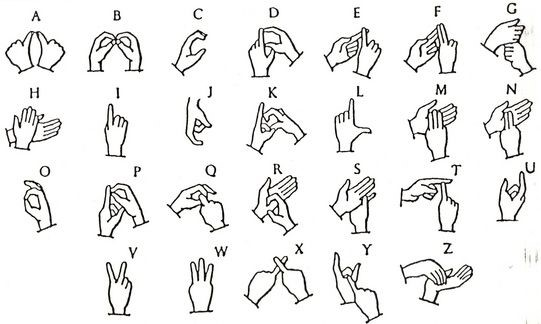
#> input picture Pictures/Signs.jpg, 541 x 324 px; its folder holds only this picture in this run
$ python -i image_processing.py   (imports and definitions only)
#> lines starting #> are read from the running program, lines starting #| are printed output that depends on the picture; after the words box and inside, x2 and y2 are one past the last pixel; in counts of white or black regions, pixels touching at a corner belong together
import numpy as np
import cv2
import os
import csv

minValue = 70


def func(path):
#> called with path = '../Pictures/Signs.jpg'
    frame = cv2.imread(path)
#> frame is the input picture: shape (324, 541, 3); mean B, G, R 237.8, 238.4, 238.4
    gray = cv2.cvtColor(frame, cv2.COLOR_BGR2GRAY)
    blur = cv2.GaussianBlur(gray, (5, 5), 2)
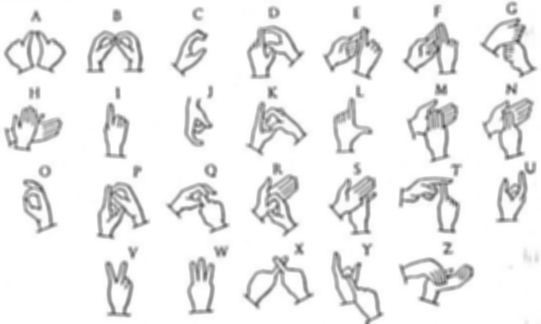
#> blur: shape (324, 541); min 82, max 255, mean 238.4
    th3 = cv2.adaptiveThreshold(blur, 255, cv2.ADAPTIVE_THRESH_GAUSSIAN_C, cv2.THRESH_BINARY_INV, 11, 2)
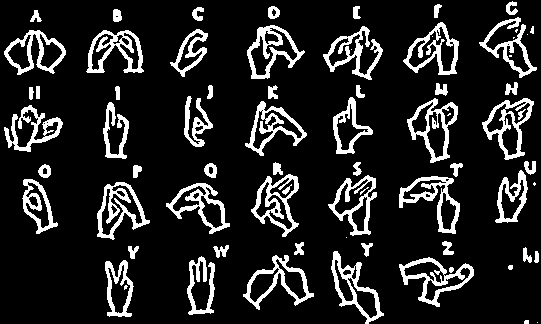
#> th3: shape (324, 541); 14.3% white; 73 white regions (13 under 20 px), largest, box (x1, y1, x2, y2) and area: (97, 182, 150, 240) 1052, (399, 257, 474, 307) 1035, (399, 176, 460, 234) 1027
    ret, res = cv2.threshold(th3, minValue, 255, cv2.THRESH_BINARY_INV + cv2.THRESH_OTSU)
#> ret = 0
    return res


# [6 lines not run here, left out]
path = "C:/Users/User/OneDrive/Desktop/Sign-Language-to-Text/data/train"
path1 = "C:/Users/User/OneDrive/Desktop/Sign-Language-to-Text/data2"
a = ['label']
# [2 lines not run here, left out]
# outputLine = a.tolist()

label = 0
var = 0
c1 = 0
c2 = 0
# [31 lines not run here, left out]

>>> result = func('../Pictures/Signs.jpg')

$ run again, on Pictures/CNN.png
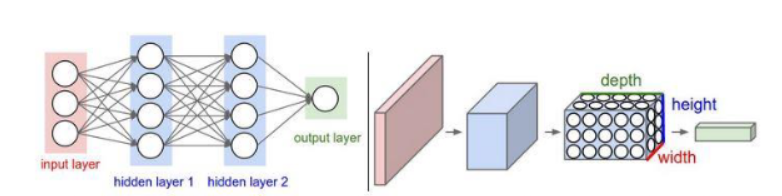
#> input picture Pictures/CNN.png, 782 x 196 px
#> in func, frame is the input picture: shape (196, 782, 3); mean B, G, R 236.9, 234.8, 235.2
#> in func, `blur = cv2.GaussianBlur(gray, (5, 5), 2)`:
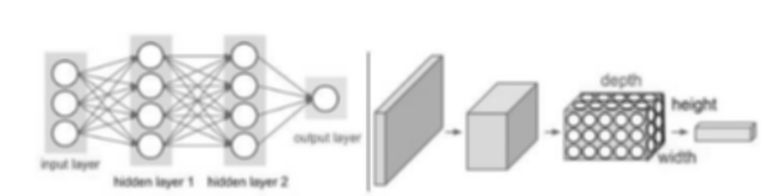
#> blur: shape (196, 782); min 71, max 255, mean 235.2
#> in func, `th3 = cv2.adaptiveThreshold(blur, 255, cv2.ADAPTIVE_THRESH_GAUSSIAN_C,..`:
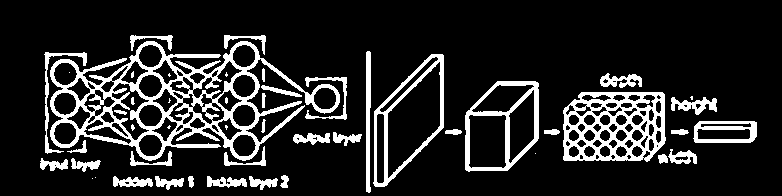
#> th3: shape (196, 782); 15.2% white; 49 white regions (13 under 20 px), largest, box (x1, y1, x2, y2) and area: (50, 41, 340, 161) 8946, (563, 92, 666, 162) 3882, (465, 81, 539, 172) 1748
#> ret = 0

$ run again, on Pictures/Pattern Recognition.png
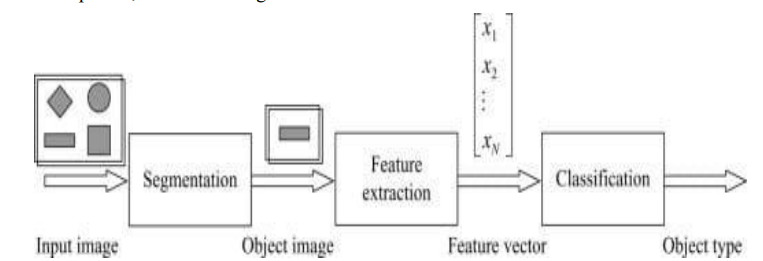
#> input picture Pictures/Pattern Recognition.png, 763 x 261 px
#> in func, frame is the input picture: shape (261, 763, 3); mean B, G, R 243.3, 243.3, 243.3
#> in func, `blur = cv2.GaussianBlur(gray, (5, 5), 2)`:
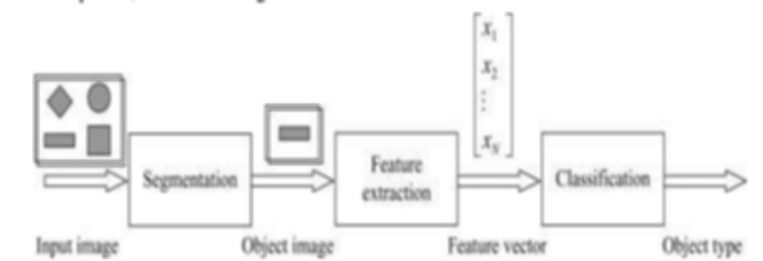
#> blur: shape (261, 763); min 114, max 255, mean 243.3
#> in func, `th3 = cv2.adaptiveThreshold(blur, 255, cv2.ADAPTIVE_THRESH_GAUSSIAN_C,..`:
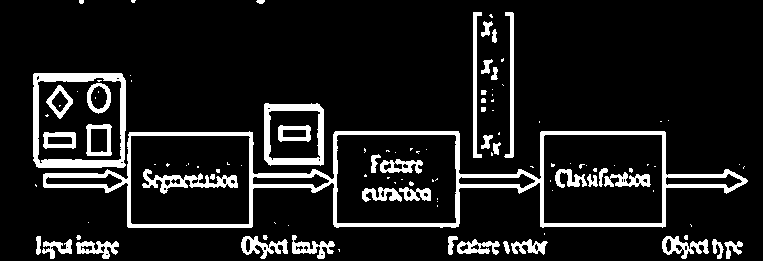
#> th3: shape (261, 763); 10.9% white; 113 white regions (70 under 20 px), largest, box (x1, y1, x2, y2) and area: (43, 131, 748, 228) 8012, (33, 73, 126, 168) 2353, (264, 103, 324, 166) 1386
#> ret = 0

$ run again, on Pictures/outlines image.png
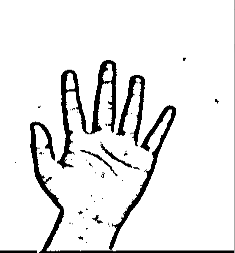
#> input picture Pictures/outlines image.png, 235 x 253 px
#> in func, frame is the input picture: shape (253, 235, 3); min 0, max 255, mean 233.3
#> in func, `blur = cv2.GaussianBlur(gray, (5, 5), 2)`:
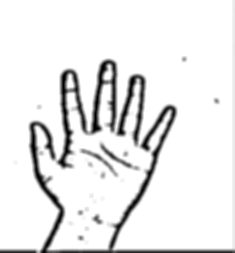
#> blur: shape (253, 235); min 0, max 255, mean 233.5
#> in func, `th3 = cv2.adaptiveThreshold(blur, 255, cv2.ADAPTIVE_THRESH_GAUSSIAN_C,..`:
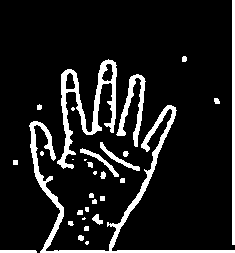
#> th3: shape (253, 235); 11.5% white; 31 white regions (8 under 20 px), largest, box (x1, y1, x2, y2) and area: (29, 105, 235, 253) 2610, (57, 59, 117, 169) 1734, (232, 0, 235, 245) 735
#> ret = 0
